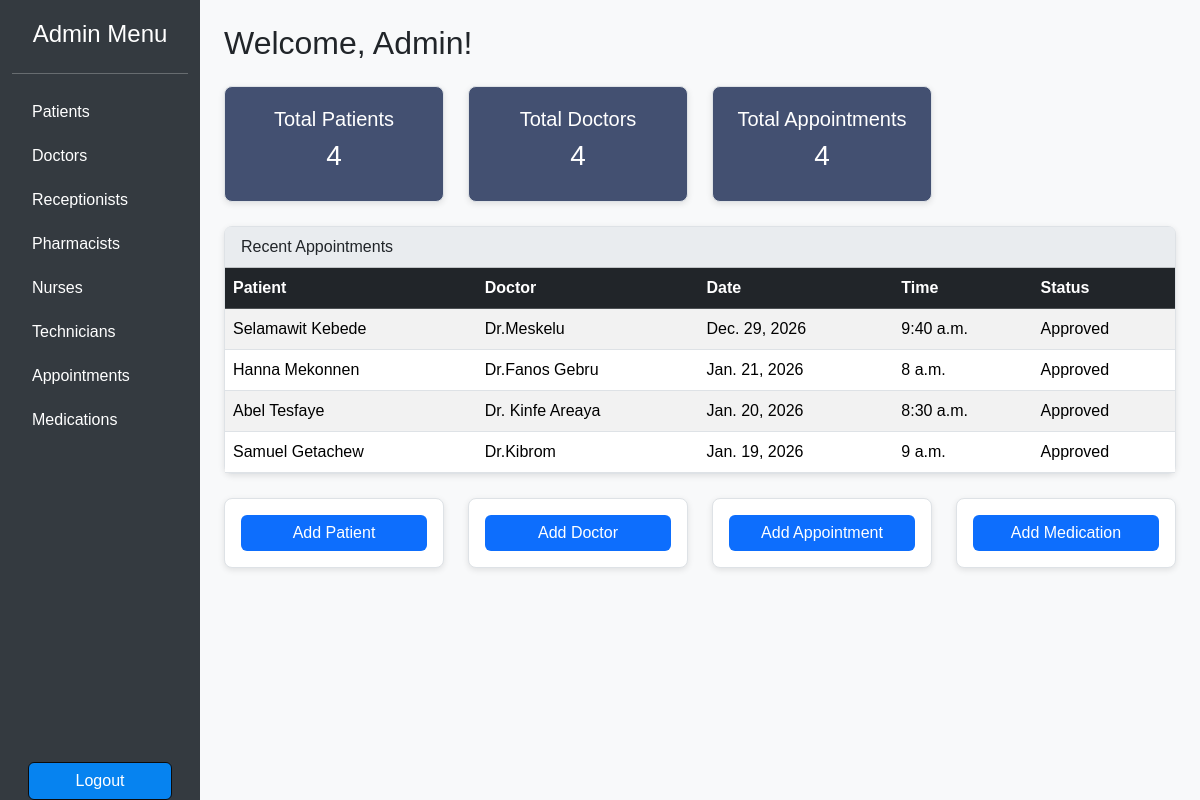
Page /dashboard/admin/ (signed in) on the committed database.
### patients/models.py (models this page shows, shortened)
class CustomUser(AbstractUser):
    ROLE_CHOICES = (
        ('admin', 'Admin'),
        ('doctor', 'Doctor'),
        ('receptionist', 'Receptionist'),
        ('pharmacist', 'Pharmacist'),
        ('nurse', 'Nurse'),
        ('technician', 'Technician'),
    )
    role = models.CharField(max_length=20, choices=ROLE_CHOICES, default='receptionist')

class Appointment(models.Model):
    patient = models.ForeignKey(Patient, on_delete=models.CASCADE)
    doctor = models.ForeignKey(Doctor, on_delete=models.CASCADE)
    purpose = models.CharField(max_length=255, null=True, blank=True)
    date = models.DateField()
    time = models.TimeField()
    reason = models.TextField(blank=True, null=True)
    status = models.CharField(
        max_length=20,
        choices=[('pending', 'Pending'), ('approved', 'Approved'), ('completed', 'Completed'), ('cancelled', 'Cancelled')],
        default='pending'
    )

class Patient(models.Model):
    name = models.CharField(max_length=100)
    age = models.IntegerField()
    gender = models.CharField(max_length=10)
    contact_info = models.CharField(max_length=100)
    address = models.TextField()
    medical_history = models.TextField(blank=True, null=True)
    assigned_doctor = models.ForeignKey(Doctor, on_delete=models.SET_NULL, null=True)

class Doctor(models.Model):
    user = models.OneToOneField(settings.AUTH_USER_MODEL, on_delete=models.CASCADE, null=True, blank=True, related_name='doctor_profile')
    name = models.CharField(max_length=100)
    specialization = models.CharField(max_length=100)
    availability = models.CharField(max_length=100)
    contact_info = models.CharField(max_length=50)
    phone = models.CharField(max_length=50, blank=True, null=True)

### patients/views.py (the view)
# urls.py: path('dashboard/admin/', admin_dashboard, name='admin_dashboard'),
@login_required
@role_required('admin')
def admin_dashboard(request):
    patients_count = Patient.objects.count()
    doctors_count = Doctor.objects.count()
    appointments_count = Appointment.objects.count()
    prescriptions_count = Prescription.objects.count()
    query = request.GET.get('q', '')
    if query:
        recent_appointments = Appointment.objects.filter(
            Q(patient__name__icontains=query) |
            Q(doctor__name__icontains=query) |
            Q(date__icontains=query)
        ).order_by('-date', '-time')[:10]
    else:
        recent_appointments = Appointment.objects.order_by('-date', '-time')[:10]
    context = {
        'patients_count': patients_count,
        'doctors_count': doctors_count,
        'appointments_count': appointments_count,
        'prescriptions_count': prescriptions_count,
        'recent_appointments': recent_appointments,
        'query': query,  # pass query back to template
    }
    return render(request, 'dashboard/admin_dashboard.html', context)

### patients/views.py (called while the page is built)
def role_required(role):
    return user_passes_test(lambda u: u.role == role)

### patients/templates/dashboard/admin_dashboard.html (shortened to what this page needs)
{% load static %}
<!DOCTYPE html>
<html lang="en">
<head>
    <link href="https://cdn.jsdelivr.net/npm/bootstrap@5.3.2/dist/css/bootstrap.min.css" rel="stylesheet">
</head>
<body>
<div class="container-fluid">
    <div class="row">
        <div class="col-md-2 sidebar d-flex flex-column">
            <h4 class="text-center">Admin Menu</h4>
            <hr class="text-white">
            <a href="{% url 'patient_list' %}">Patients</a>
            <a href="{% url 'doctor_list' %}">Doctors</a>
            <a href="{% url 'staff_list' staff_type='receptionist' %}">Receptionists</a>
            <a href="{% url 'staff_list' staff_type='pharmacist' %}">Pharmacists</a>
            <a href="{% url 'staff_list' staff_type='nurse' %}">Nurses</a>
            <a href="{% url 'staff_list' staff_type='technician' %}">Technicians</a>
            <a href="{% url 'appointment_list' %}">Appointments</a>
            <a href="{% url 'medication_list' %}">Medications</a>
            <form method="POST" action="{% url 'logout' %}" class="mt-auto px-3">
                <button type="submit" class="btn btn-primary w-100 mt-3">Logout</button>
            </form>
        </div>
        <div class="col-md-10 p-4">
            <h2 class="mb-4">Welcome, {{ request.user.username }}!</h2>
            <div class="row mb-4">
                <div class="col-md-3">
                    <div class="card stat-card">
                        <h5>Total Patients</h5>
                        <h3>{{ patients_count }}</h3>
                    </div>
                </div>
                <div class="col-md-3">
                    <div class="card stat-card">
                        <h5>Total Doctors</h5>
                        <h3>{{ doctors_count }}</h3>
                    </div>
                </div>
                <div class="col-md-3">
                    <div class="card stat-card">
                        <h5>Total Appointments</h5>
                        <h3>{{ appointments_count }}</h3>
                    </div>
                </div>
            </div>
            <div class="card mb-4">
                <div class="card-header">
                    <span>Recent Appointments</span>
                </div>
                <div class="card-body p-0">
                    <table class="table table-striped mb-0">
                        <thead class="table-dark">
                            <tr>
                                <th>Patient</th>
                                <th>Doctor</th>
                                <th>Date</th>
                                <th>Time</th>
                                <th>Status</th>
                            </tr>
                        </thead>
                        <tbody>
                        {% for appointment in recent_appointments %}
                            <tr>
                                <td>{{ appointment.patient.name }}</td>
                                <td>{{ appointment.doctor.name }}</td>
                                <td>{{ appointment.date }}</td>
                                <td>{{ appointment.time }}</td>
                                <td>{{ appointment.status|capfirst }}</td>
                            </tr>
                        {% empty %}
                            <tr>
                                <td colspan="5" class="text-center">No appointments found</td>
                            </tr>
                        {% endfor %}
                        </tbody>
                    </table>
                </div>
            </div>
            <div class="row">
                <div class="col-md-3">
                    <div class="card text-center p-3">
                        <a href="{% url 'add_patient' %}" class="btn quick-btn w-100">Add Patient</a>
                    </div>
                </div>
                <div class="col-md-3">
                    <div class="card text-center p-3">
                        <a href="{% url 'add_doctor' %}" class="btn quick-btn w-100">Add Doctor</a>
                    </div>
                </div>
                <div class="col-md-3">
                    <div class="card text-center p-3">
                        <a href="{% url 'add_appointment' %}" class="btn quick-btn w-100">Add Appointment</a>
                    </div>
                </div>
                <div class="col-md-3">
                    <div class="card text-center p-3">
                        <a href="{% url 'add_medication' %}" class="btn quick-btn w-100">Add Medication</a>
                    </div>
                </div>
            </div>
        </div>
    </div>
</div>
</body>
</html>

### patients/templates/dashboard/admin_dashboard.html (style rules this page uses)
body { font-family: 'Arial', sans-serif; background-color: #f8f9fa; }
.sidebar { height: 100vh; background-color: #343a40; color: white; padding-top: 20px; }
.sidebar a { color: white; text-decoration: none; display: block; padding: 10px 20px; border-radius: 4px; }
.card { border-radius: 8px; box-shadow: 0 2px 6px rgba(0,0,0,0.1); border: 1px solid #dee2e6; }
.stat-card { text-align: center; padding: 20px; background-color: #435071; color: white; }
.card-header { background-color: #e9ecef !important; color: #212529 !important; font-weight: 500; display: flex; justify-content: space-between; align-items: center; }
.btn-primary { background-color: #0683f0; border-color: #0b0b0c; color: #fff; }
.table-dark { background-color: #043c73 !important; color: #fff; }
.quick-btn { background-color: #0d6efd; color: #ffffff; border: none; font-weight: 500; }

### rows in the picture
CustomUser: user.username "Admin"
Appointment: patient.name "Selamawit Kebede", doctor.name "Dr.Meskelu", date "Dec. 29, 2026", time "9:40 a.m.", status "Approved"
Appointment: patient.name "Hanna Mekonnen", doctor.name "Dr.Fanos Gebru", date "Jan. 21, 2026", time "8 a.m.", status "Approved"
Appointment: patient.name "Abel Tesfaye", doctor.name "Dr. Kinfe Areaya", date "Jan. 20, 2026", time "8:30 a.m.", status "Approved"
Appointment: patient.name "Samuel Getachew", doctor.name "Dr.Kibrom", date "Jan. 19, 2026", time "9 a.m.", status "Approved"

### other values in the picture
{{ patients_count }} "4"
{{ doctors_count }} "4"
{{ appointments_count }} "4"
